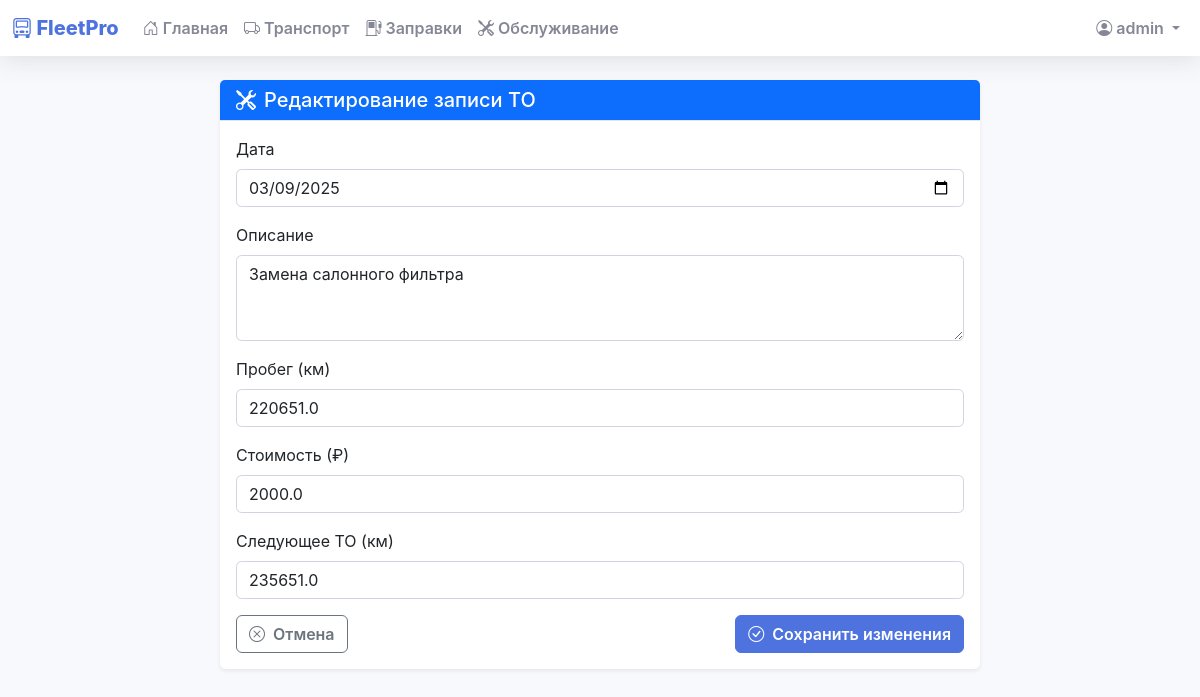
Page /edit_maintenance/1 (signed in) on the committed database.
### models.py (models this page shows, shortened)
class User(db.Model, UserMixin):
    id = db.Column(db.Integer, primary_key=True)
    username = db.Column(db.String(80), unique=True, nullable=False)
    password = db.Column(db.String(120), nullable=False)
    role = db.Column(db.String(20), nullable=False, default='user')
    email = db.Column(db.String(120), unique=True, nullable=False)
    phone = db.Column(db.String(20), nullable=False)
    created_at = db.Column(db.DateTime, default=datetime.utcnow)

class MaintenanceRecord(db.Model):
    id = db.Column(db.Integer, primary_key=True)
    vehicle_id = db.Column(db.Integer, db.ForeignKey('vehicle.id'), nullable=False)
    date = db.Column(db.DateTime, nullable=False)
    description = db.Column(db.Text, nullable=False)
    mileage = db.Column(db.Float, nullable=False)
    cost = db.Column(db.Float)
    next_maintenance_mileage = db.Column(db.Float)
    created_at = db.Column(db.DateTime, default=datetime.utcnow)

### app.py (the view, shortened to what this page needs)
@app.route('/edit_maintenance/<int:id>', methods=['GET', 'POST'])
@login_required
def edit_maintenance(id):
    if current_user.role not in ['admin', 'manager']:
        flash('У вас нет прав для выполнения этой операции', 'danger')
        return redirect(url_for('maintenance'))
    record = MaintenanceRecord.query.get_or_404(id)
    return render_template('edit_maintenance.html', record=record)

### app.py (called while the page is built)
@login_manager.user_loader
def load_user(user_id):
    return User.query.get(int(user_id))

### templates/edit_maintenance.html (shortened to what this page needs)
{% extends "base.html" %}
{% block content %}
<div class="container-fluid mt-4">
    <div class="row justify-content-center">
        <div class="col-md-8">
            <div class="card border-0 shadow-sm">
                <div class="card-header bg-primary text-white">
                    <h5 class="card-title mb-0">
                        <i class="bi bi-tools me-2"></i>Редактирование записи ТО
                    </h5>
                </div>
                <div class="card-body">
                    <form method="POST">
                        <div class="mb-3">
                            <label for="date" class="form-label">Дата</label>
                            <input type="date" class="form-control" id="date" name="date"
                                   value="{{ record.date.strftime('%Y-%m-%d') }}" required>
                        </div>
                        <div class="mb-3">
                            <label for="description" class="form-label">Описание</label>
                            <textarea class="form-control" id="description" name="description" rows="3" required>{{ record.description }}</textarea>
                        </div>
                        <div class="mb-3">
                            <label for="mileage" class="form-label">Пробег (км)</label>
                            <input type="number" class="form-control" id="mileage" name="mileage"
                                   value="{{ record.mileage }}" required>
                        </div>
                        <div class="mb-3">
                            <label for="cost" class="form-label">Стоимость (₽)</label>
                            <input type="number" step="0.01" class="form-control" id="cost" name="cost"
                                   value="{{ record.cost }}" required>
                        </div>
                        <div class="mb-3">
                            <label for="next_maintenance_mileage" class="form-label">Следующее ТО (км)</label>
                            <input type="number" class="form-control" id="next_maintenance_mileage"
                                   name="next_maintenance_mileage" value="{{ record.next_maintenance_mileage }}">
                        </div>
                        <div class="d-flex justify-content-between">
                            <a href="{{ url_for('maintenance') }}" class="btn btn-outline-secondary">
                                <i class="bi bi-x-circle me-2"></i>Отмена
                            </a>
                            <button type="submit" class="btn btn-primary">
                                <i class="bi bi-check-circle me-2"></i>Сохранить изменения
                            </button>
                        </div>
                    </form>
                </div>
            </div>
        </div>
    </div>
</div>
{% endblock %}

### templates/base.html (shortened to what this page needs)
<!DOCTYPE html>
<html lang="ru">
<head>
    <link href="https://cdn.jsdelivr.net/npm/bootstrap@5.3.0/dist/css/bootstrap.min.css" rel="stylesheet">
    <link rel="stylesheet" href="https://cdn.jsdelivr.net/npm/bootstrap-icons@1.11.0/font/bootstrap-icons.css">
</head>
<body>
    {% if current_user.is_authenticated %}
    <nav class="navbar navbar-expand-lg navbar-light mb-4">
        <div class="container-fluid">
            <span class="navbar-brand">
                <i class="bi bi-truck-front"></i> FleetPro
            </span>
            <div class="collapse navbar-collapse" id="navbarNav">
                <ul class="navbar-nav me-auto">
                    <li class="nav-item">
                        <a class="nav-link" href="{{ url_for('index') }}">
                            <i class="bi bi-house-door"></i> Главная
                        </a>
                    </li>
                    <li class="nav-item">
                        <a class="nav-link" href="{{ url_for('vehicles_list') }}">
                            <i class="bi bi-truck"></i> Транспорт
                        </a>
                    </li>
                    <li class="nav-item">
                        <a class="nav-link" href="{{ url_for('fuel') }}">
                            <i class="bi bi-fuel-pump"></i> Заправки
                        </a>
                    </li>
                    <li class="nav-item">
                        <a class="nav-link" href="{{ url_for('maintenance') }}">
                            <i class="bi bi-tools"></i> Обслуживание
                        </a>
                    </li>
                </ul>
                <ul class="navbar-nav">
                    <li class="nav-item dropdown">
                        <a class="nav-link dropdown-toggle" href="#" id="navbarDropdown" role="button" data-bs-toggle="dropdown">
                            <i class="bi bi-person-circle"></i> {{ current_user.username }}
                        </a>
                    </li>
                </ul>
            </div>
        </div>
    </nav>
    {% endif %}
    <div class="container-fluid">
        {% block content %}{% endblock %}
    </div>
</body>
</html>

### templates/base.html (style rules this page uses)
:root { --primary-color: #4e73df; --secondary-color: #858796; --success-color: #1cc88a; --info-color: #36b9cc; --warning-color: #f6c23e; --danger-color: #e74a3b; --light-color: #f8f9fc; --dark-color: #5a5c69; }
body { background-color: #f8f9fc; font-family: 'Nunito', -apple-system, BlinkMacSystemFont, "Segoe UI", Roboto, "Helvetica Neue", Arial, sans-serif; }
.navbar { background-color: #fff; box-shadow: 0 0.15rem 1.75rem 0 rgba(58, 59, 69, 0.15); }
.navbar-brand { font-weight: 800; color: var(--primary-color); }
.nav-link { color: var(--secondary-color); font-weight: 600; }
.card { border: none; box-shadow: 0 0.15rem 1.75rem 0 rgba(58, 59, 69, 0.15); transition: transform 0.2s; }
.card-header { background-color: #fff; border-bottom: 1px solid #e3e6f0; }
.btn { font-weight: 600; padding: 0.375rem 0.75rem; }
.btn-primary { background-color: var(--primary-color); border-color: var(--primary-color); }
.form-control { border: 1px solid #d1d3e2; border-radius: 0.35rem; }

### rows in the picture
User: username "admin"
MaintenanceRecord: date "03/09/2025", description "Замена салонного фильтра", mileage "220651.0", cost "2000.0", next_maintenance_mileage "235651.0"
